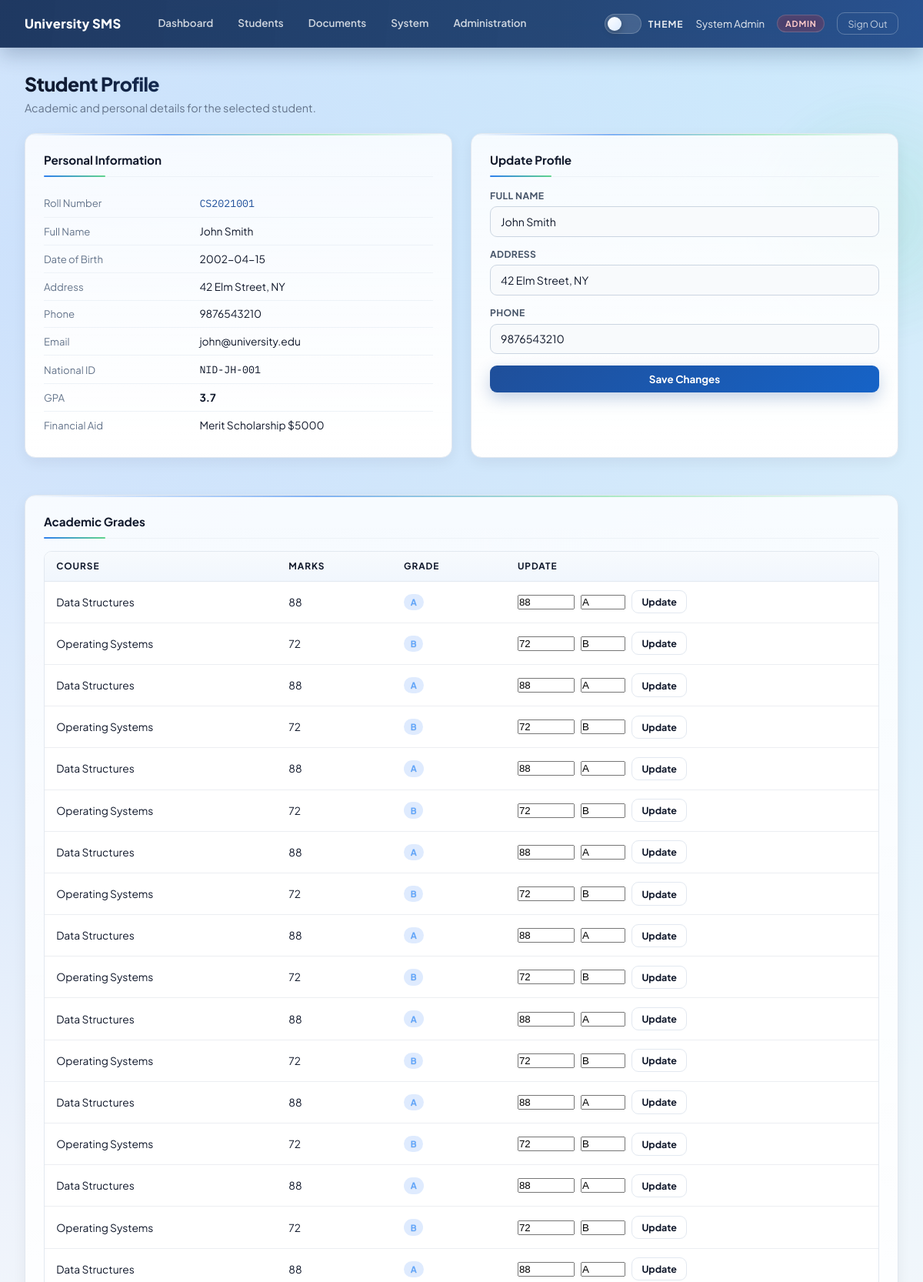
The app's page /student/1 (signed in, upper part) with its own data.
### tables this page shows
CREATE TABLE students (
                id          INTEGER PRIMARY KEY AUTOINCREMENT,
                user_id     INTEGER,
                roll_no     TEXT UNIQUE,
                full_name   TEXT,
                dob         TEXT,
                address     TEXT,
                phone       TEXT,
                national_id TEXT,                 -- VULN-07: PII stored unencrypted
                gpa         REAL DEFAULT 0.0,
                financial_aid TEXT
            );

CREATE TABLE users (
                id        INTEGER PRIMARY KEY AUTOINCREMENT,
                username  TEXT UNIQUE NOT NULL,
                password  TEXT NOT NULL,          -- VULN-04: plain-text passwords
                role      TEXT DEFAULT 'student', -- student | faculty | admin
                email     TEXT,
                full_name TEXT
            );

CREATE TABLE grades (
                id         INTEGER PRIMARY KEY AUTOINCREMENT,
                student_id INTEGER,
                course     TEXT,
                marks      INTEGER,
                grade      TEXT
            );

### app.py (the view)
@app.route("/student/<int:student_id>")
@login_required
def student_profile(student_id):
    db = get_db()
    if session.get("role") == "student":
        student = db.execute(
            "SELECT s.id, s.roll_no, s.full_name, s.dob, s.address, s.phone, "
            "s.gpa, s.user_id, u.email, u.username "
            "FROM students s JOIN users u ON s.user_id = u.id "
            "WHERE s.id = ? AND s.user_id = ?",
            (student_id, session["user_id"])
        ).fetchone()
        if not student:
            return render_template("error.html",
                                   error="Access Denied. You can only view your own profile.",
                                   query=""), 403
    else:
        student = db.execute(
            "SELECT s.id, s.roll_no, s.full_name, s.dob, s.address, s.phone, "
            "s.gpa, s.financial_aid, s.national_id, s.user_id, u.email, u.username "
            "FROM students s JOIN users u ON s.user_id = u.id WHERE s.id = ?",
            (student_id,)
        ).fetchone()
    if not student:
        return render_template("error.html", error="Student not found.", query=""), 404
    grades = db.execute(
        "SELECT * FROM grades WHERE student_id = ?", (student_id,)
    ).fetchall()
    return render_template("profile.html", student=student, grades=grades)

### app.py (called while the page is built)
def login_required(f):
    @wraps(f)
    def decorated(*args, **kwargs):
        if "user_id" not in session:
            return redirect(url_for("login"))
        return f(*args, **kwargs)
    return decorated

def get_db():
    db = getattr(g, "_database", None)
    if db is None:
        db = g._database = sqlite3.connect(DATABASE)
        db.row_factory = sqlite3.Row
    return db

@app.teardown_appcontext
def close_connection(exception):
    db = getattr(g, "_database", None)
    if db is not None:
        db.close()

### templates/profile.html (shortened to what this page needs)
{% extends "base.html" %}
{% block content %}
{% if student %}
<div class="page-header">
  <h1>Student Profile</h1>
  <p>Academic and personal details for the selected student.</p>
</div>
<div class="layout-2col mb-5">
  <div class="card">
    <div class="card-title">Personal Information</div>
    <table class="kv-table">
      <tbody>
      <tr><td class="kv-label">Roll Number</td>
        <td class="mono-sm text-brand">{{ student['roll_no'] }}</td></tr>
      <tr><td class="kv-label">Full Name</td>
            <td>{{ student['full_name'] | safe }}</td></tr>
      <tr><td class="kv-label">Date of Birth</td>
            <td>{{ student['dob'] }}</td></tr>
      <tr><td class="kv-label">Address</td>
            <td>{{ student['address'] | safe }}</td></tr>
      <tr><td class="kv-label">Phone</td>
            <td>{{ student['phone'] }}</td></tr>
      <tr><td class="kv-label">Email</td>
            <td>{{ student['email'] }}</td></tr>
      <tr><td class="kv-label">National ID</td>
        <td class="mono-sm">{{ student['national_id'] }}</td></tr>
      <tr><td class="kv-label">GPA</td>
            <td><strong>{{ student['gpa'] }}</strong></td></tr>
      <tr><td class="kv-label">Financial Aid</td>
            <td>{{ student['financial_aid'] }}</td></tr>
      </tbody>
    </table>
  </div>
  <div class="card">
    <div class="card-title">Update Profile</div>
    <form method="POST" action="/profile/update" class="stack-form">
      <div class="form-group">
        <label>Full Name</label>
        <input type="text" name="full_name" value="{{ student['full_name'] }}">
      </div>
      <div class="form-group">
        <label>Address</label>
        <input type="text" name="address" value="{{ student['address'] }}">
      </div>
      <div class="form-group">
        <label>Phone</label>
        <input type="text" name="phone" value="{{ student['phone'] }}">
      </div>
      <button type="submit" class="btn btn-primary">Save Changes</button>
    </form>
  </div>
</div>
<div class="card">
  <div class="card-title">Academic Grades</div>
  <div class="table-wrap">
    <table>
      <thead>
        <tr><th>Course</th><th>Marks</th><th>Grade</th><th>Update</th></tr>
      </thead>
      <tbody>
        {% for g in grades %}
        <tr>
          <td>{{ g['course'] }}</td>
          <td>{{ g['marks'] }}</td>
          <td><span class="badge badge-blue">{{ g['grade'] }}</span></td>
          <td>
            <form method="POST" action="/grade/update" class="flex gap-2 items-center flex-wrap">
              <input type="number" name="marks" value="{{ g['marks'] }}" class="marks-field">
              <input type="text" name="grade" value="{{ g['grade'] }}" class="grade-field">
              <button type="submit" class="btn btn-outline btn-sm">Update</button>
            </form>
          </td>
        </tr>
        {% endfor %}
      </tbody>
    </table>
  </div>
</div>
{% else %}
<div class="alert alert-error">Student record not found.</div>
{% endif %}
{% endblock %}

### records on screen
students: roll_no "CS2021001", full_name "John Smith", dob "2002-04-15", address "42 Elm Street, NY", phone "9876543210", national_id "NID-JH-001", gpa "3.7", financial_aid "Merit Scholarship $5000"
users: email "john@university.edu"
grades: course "Data Structures", marks "88", grade "A"
grades: course "Operating Systems", marks "72", grade "B"
grades: course "Data Structures", marks "88", grade "A"
grades: course "Operating Systems", marks "72", grade "B"
grades: course "Data Structures", marks "88", grade "A"
grades: course "Operating Systems", marks "72", grade "B"
grades: course "Data Structures", marks "88", grade "A"
grades: course "Operating Systems", marks "72", grade "B"
grades: course "Data Structures", marks "88", grade "A"
grades: course "Operating Systems", marks "72", grade "B"
grades: course "Data Structures", marks "88", grade "A"
grades: course "Operating Systems", marks "72", grade "B"
grades: course "Data Structures", marks "88", grade "A"
grades: course "Operating Systems", marks "72", grade "B"
grades: course "Data Structures", marks "88", grade "A"
grades: course "Operating Systems", marks "72", grade "B"
grades: course "Data Structures", marks "88", grade "A"

### other values on screen
{{ session.full_name or session.username }} "System Admin"
{{ session.role }} "ADMIN"
